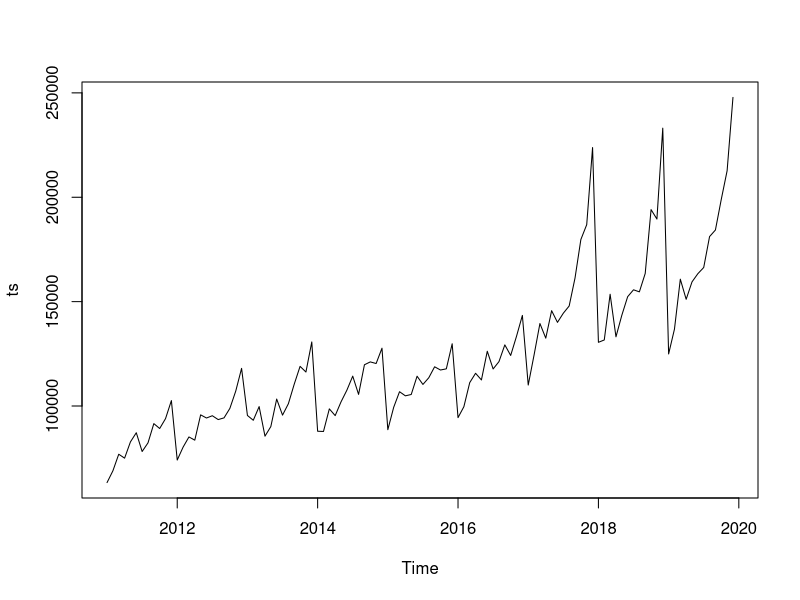
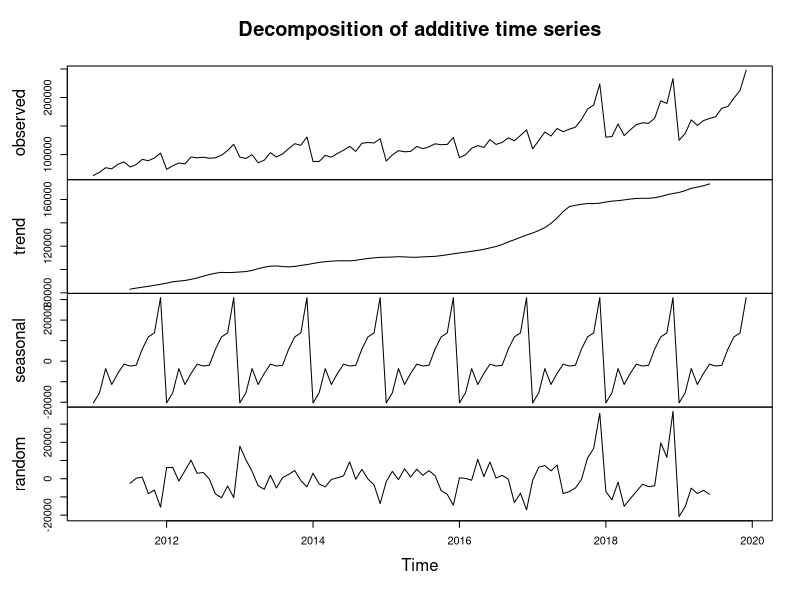
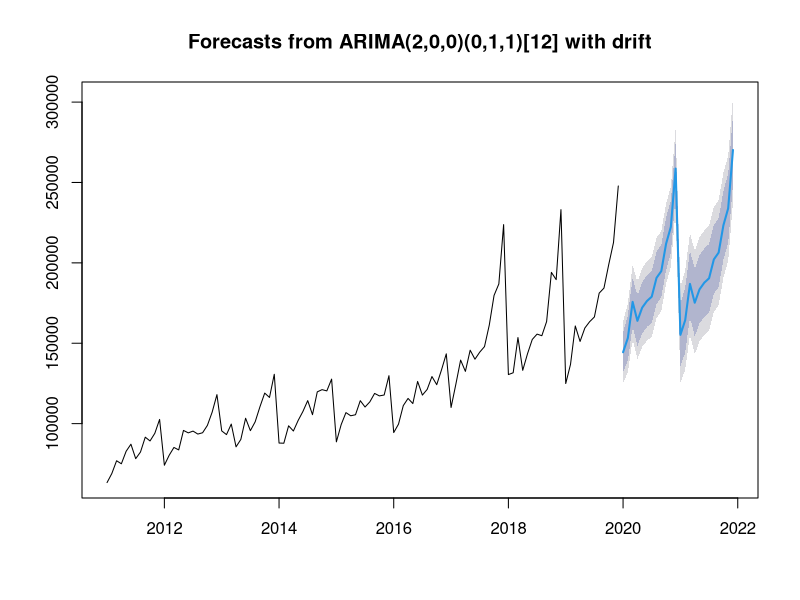

These figures' R source, in order:
## ---- chunk 1
knitr::opts_chunk$set(echo = FALSE, warning = FALSE, message = FALSE)
## ---- chunk 2
library(readxl)
library(forecast)

df <- read_xls('economy.xls', sheet='2011-2019 NACE 2')


df = df[4,]
df = df[-c(1,3)]
# rownames(df) = df[1]
df = df[-1]
df = t(df)
df[110] = "155770.7"
df[] <- sapply(df[],function(x) as.numeric(as.character(x)))
df = as.numeric(df)
# df= df * 1000000
df = df[-c(109:120)]
ts = ts(df, start = c(2011,1), frequency = c(12))
ts.plot(ts)

## ---- chunk 3
ts_components <- decompose(ts)
plot(ts_components)

## ---- chunk 4
fit <- auto.arima(ts,max.p = 5,max.q = 5,max.P = 5,max.Q = 5,max.d = 3,seasonal = TRUE)

fit_forecast = forecast(fit,h=24)
plot(fit_forecast)
